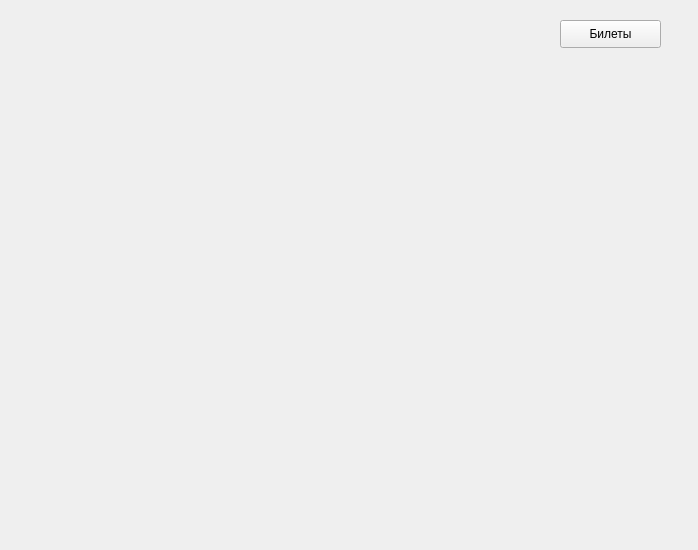
<?xml version="1.0" encoding="UTF-8"?>
<ui version="4.0">
 <class>InkPage</class>
 <widget class="QWidget" name="InkPage">
  <property name="geometry">
   <rect>
    <x>0</x>
    <y>0</y>
    <width>698</width>
    <height>550</height>
   </rect>
  </property>
  <property name="windowTitle">
   <string>Чернила</string>
  </property>
  <layout class="QGridLayout" name="gridLayout">
   <item row="0" column="0">
    <widget class="QLabel" name="printerfon">
     <property name="text">
      <string/>
     </property>
    </widget>
   </item>
   <item row="1" column="0">
    <layout class="QVBoxLayout" name="verticalLayout"/>
   </item>
   <item row="2" column="0">
    <widget class="QLabel" name="printerfon2">
     <property name="text">
      <string/>
     </property>
    </widget>
   </item>
  </layout>
  <widget class="QPushButton" name="cartButton">
   <property name="geometry">
    <rect>
     <x>560</x>
     <y>20</y>
     <width>101</width>
     <height>28</height>
    </rect>
   </property>
   <property name="text">
    <string>Билеты</string>
   </property>
  </widget>
  <zorder>printerfon</zorder>
  <zorder>cartButton</zorder>
  <zorder>verticalLayoutWidget</zorder>
  <zorder>printerfon2</zorder>
 </widget>
 <resources/>
 <connections/>
</ui>
